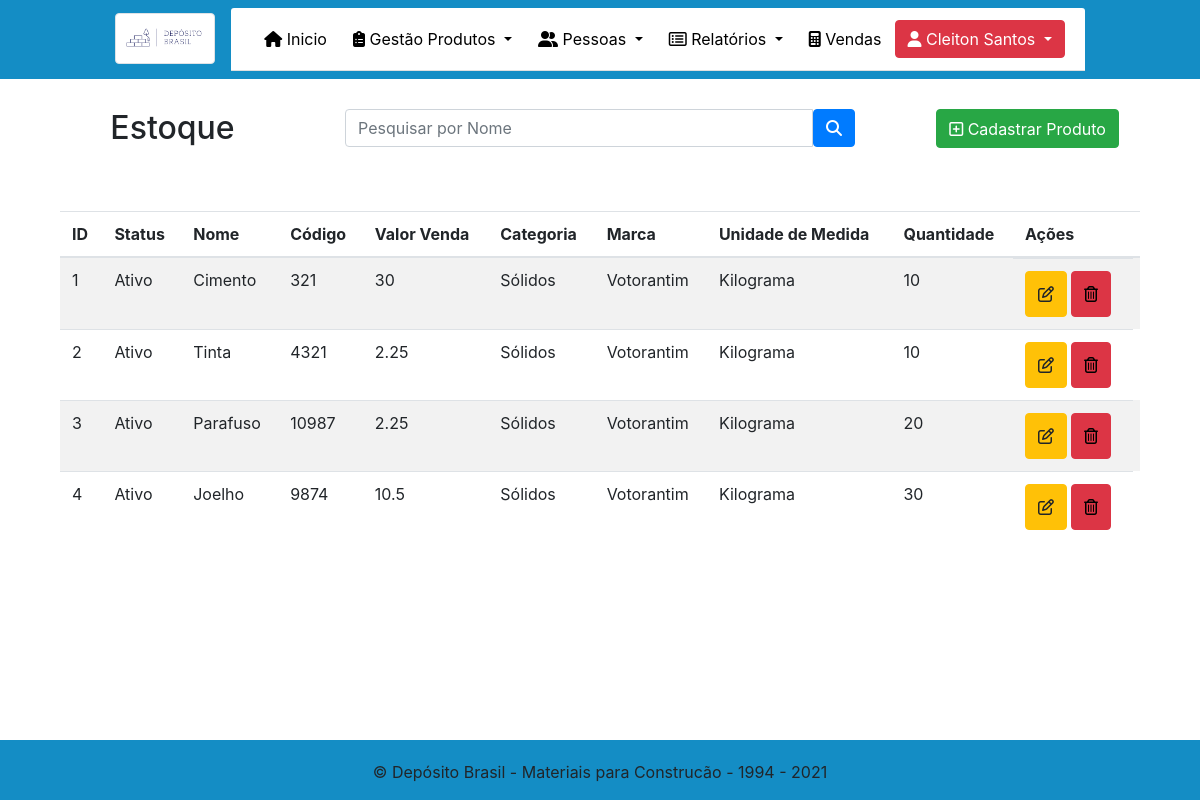
The app's page /Admin/Estoque.php (signed in) with its own data.
### tables this page shows
CREATE TABLE `produto` (
  `id` int(11) NOT NULL,
  `status` tinyint(1) NOT NULL,
  `nome` varchar(200) NOT NULL,
  `valor_venda` double NOT NULL,
  `codigo` int(11) NOT NULL,
  `quantidade` int(11) NOT NULL,
  `Categoria_id` int(11) NOT NULL,
  `Marca_id` int(11) NOT NULL,
  `Medida_id` int(11) NOT NULL
);

CREATE TABLE `categoria` (
  `id` int(11) NOT NULL,
  `status` int(11) NOT NULL,
  `nome` varchar(255) NOT NULL
);

CREATE TABLE `marca` (
  `id` int(11) NOT NULL,
  `status` tinyint(1) NOT NULL,
  `nome` varchar(45) NOT NULL
);

CREATE TABLE `medida` (
  `id` int(11) NOT NULL,
  `status` tinyint(1) NOT NULL,
  `nome` varchar(45) NOT NULL
);

### Admin/Estoque.php (the view, shortened to what this page needs)
<?php
require_once("../dependencias.php");
require_once("../menu.php");
$conexao = mysqli_connect('127.0.0.1', 'root', '', 'tcc');
$where = "";
$sql = "select * from produto" . $where;
$estoque = mysqli_query($conexao, $sql);
?>
<!DOCTYPE html>
<html lang="pt-br">
<head>
</head>
<body class="teste">
    <center>
        <div class="container" style="margin-top: 30px">
            <div class="row">
                <div class="col-sm-3">
                    <h2>Estoque</h2>
                </div>
                <div class="col-sm-6">
                    <div class="container">
                        <form action="Estoque.php" method="post">
                            <div class="input-group ">
                                <input type="text" class="form-control" placeholder="Pesquisar por Nome" name="nomePesquisar">
                                <button class="btn btn-primary" type="submit" name="pesquisar"><i class="fas fa-search"></i></button>
                            </div>
                        </form>
                    </div>
                </div>
                <div class="col-sm-3">
                    <a href="Produto.php" type="button" style="padding-top: 7px; padding-bottom: 6px;" class="btn  btn-success">
                        <i class="far fa-plus-square"></i> Cadastrar Produto
                    </a>
                </div>
            </div>
            <br>
            <br>
            <div class="row container">
                <table class="table table-striped">
                    <thead>
                        <tr>
                            <th scope="col">ID</th>
                            <th scope="col">Status</th>
                            <th scope="col">Nome</th>
                            <th scope="col">Código</th>
                            <th scope="col">Valor Venda</th>
                            <th scope="col">Categoria</th>
                            <th scope="col">Marca</th>
                            <th scope="col">Unidade de Medida</th>
                            <th scope="col">Quantidade</th>
                            <th scope="col">Ações</th>
                        </tr>
                    </thead>
                    <tbody>
                        <?php
                        $conexao = mysqli_connect('127.0.0.1', 'root', '', 'tcc');
                        while ($data = mysqli_fetch_array($estoque)) { ?>
                            <?php
                            $sqlCategoria = "select * from categoria where id = '{$data['Categoria_id']}' ";
                            $categoria = mysqli_query($conexao, $sqlCategoria);
                            $buscaCategoria = mysqli_fetch_array($categoria);
                            $sqlMarca = "select * from marca where id = '{$data['Marca_id']}' ";
                            $marca = mysqli_query($conexao, $sqlMarca);
                            $buscaMarca = mysqli_fetch_array($marca);
                            $sqlMedida = "select * from medida where id = '{$data['Medida_id']}' ";
                            $medida = mysqli_query($conexao, $sqlMedida);
                            $buscaMedida = mysqli_fetch_array($medida);
                            if ($data['status'] == 1) {
                                $statusProduto = 'Ativo';
                            } else {
                                $statusProduto = 'Inativo';
                            }
                            ?>
                            <tr>
                                <td><?= $data['id']  ?></td>
                                <td><?= $statusProduto  ?></td>
                                <td><?= $data['nome']  ?></td>
                                <td><?= $data['codigo']  ?></td>
                                <td><?= $data['valor_venda']  ?></td>
                                <td> <?= $buscaCategoria['nome']  ?></td>
                                <td><?= $buscaMarca['nome']  ?></td>
                                <td><?= $buscaMedida['nome']  ?></td>
                                <td><?= $data['quantidade']  ?></td>
                                <td class="actions d-flex" style="width: 120px;">
                                    <button class="btn btn-warning btn-xs mr-1" style="height: 46px; width: auto;" type="button" data-toggle="modal" data-target="#modalExemplo<?= $data['id'] ?>"><i class="far fa-edit"></i></button>
                                    <button class="btn btn-danger btn-xs" type="button" data-toggle="modal" data-target="#ExemploModalCentralizado<?= $data['id'] ?>"><i class="far fa-trash-alt" style="color: black;"></i></button>
                                </td>
                            </tr>
                        <?php  }
                        ?>
                    </tbody>
                </table>
            </div>
        </div>
    </center>
    <?php
    require_once("rodape.php");
    ?>
</body>
</html>

### Admin/Estoque.php (style rules this page uses)
.actions { width: 300px; }
.teste { background-image: url("../img/textura2.jpg"); }

### records on screen
produto: id "1", status "Ativo", nome "Cimento", codigo "321", valor_venda "30", Categoria.nome "Sólidos", Marca.nome "Votorantim", Medida.nome "Kilograma", quantidade "10"
produto: id "2", status "Ativo", nome "Tinta", codigo "4321", valor_venda "2.25", Categoria.nome "Sólidos", Marca.nome "Votorantim", Medida.nome "Kilograma", quantidade "10"
produto: id "3", status "Ativo", nome "Parafuso", codigo "10987", valor_venda "2.25", Categoria.nome "Sólidos", Marca.nome "Votorantim", Medida.nome "Kilograma", quantidade "20"
produto: id "4", status "Ativo", nome "Joelho", codigo "9874", valor_venda "10.5", Categoria.nome "Sólidos", Marca.nome "Votorantim", Medida.nome "Kilograma", quantidade "30"

### other values on screen
$_SESSION['nome_completo'] "Cleiton Santos"
